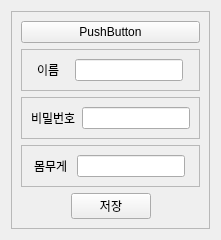
                   <widget class="QWidget" name="pg_modify">
                    <layout class="QGridLayout" name="gridLayout_17">
                     <item row="0" column="0">
                      <widget class="QFrame" name="frame_45">
                       <property name="frameShape">
                        <enum>QFrame::StyledPanel</enum>
                       </property>
                       <property name="frameShadow">
                        <enum>QFrame::Raised</enum>
                       </property>
                       <layout class="QVBoxLayout" name="verticalLayout_17">
                        <item>
                         <widget class="QPushButton" name="pushButton_17">
                          <property name="sizePolicy">
                           <sizepolicy hsizetype="Minimum" vsizetype="Minimum">
                            <horstretch>0</horstretch>
                            <verstretch>0</verstretch>
                           </sizepolicy>
                          </property>
                          <property name="text">
                           <string>PushButton</string>
                          </property>
                         </widget>
                        </item>
                        <item>
                         <widget class="QFrame" name="frame_46">
                          <property name="sizePolicy">
                           <sizepolicy hsizetype="Preferred" vsizetype="Maximum">
                            <horstretch>0</horstretch>
                            <verstretch>0</verstretch>
                           </sizepolicy>
                          </property>
                          <property name="frameShape">
                           <enum>QFrame::StyledPanel</enum>
                          </property>
                          <property name="frameShadow">
                           <enum>QFrame::Raised</enum>
                          </property>
                          <layout class="QHBoxLayout" name="horizontalLayout_22">
                           <item>
                            <widget class="QLabel" name="label_19">
                             <property name="sizePolicy">
                              <sizepolicy hsizetype="Maximum" vsizetype="Preferred">
                               <horstretch>0</horstretch>
                               <verstretch>0</verstretch>
                              </sizepolicy>
                             </property>
                             <property name="text">
                              <string>이름 </string>
                             </property>
                            </widget>
                           </item>
                           <item>
                            <widget class="QLineEdit" name="lineEdit_4">
                             <property name="sizePolicy">
                              <sizepolicy hsizetype="Maximum" vsizetype="Fixed">
                               <horstretch>0</horstretch>
                               <verstretch>0</verstretch>
                              </sizepolicy>
                             </property>
                            </widget>
                           </item>
                          </layout>
                         </widget>
                        </item>
                        <item>
                         <widget class="QFrame" name="frame_47">
                          <property name="sizePolicy">
                           <sizepolicy hsizetype="Preferred" vsizetype="Maximum">
                            <horstretch>0</horstretch>
                            <verstretch>0</verstretch>
                           </sizepolicy>
                          </property>
                          <property name="frameShape">
                           <enum>QFrame::StyledPanel</enum>
                          </property>
                          <property name="frameShadow">
                           <enum>QFrame::Raised</enum>
                          </property>
                          <layout class="QHBoxLayout" name="horizontalLayout_23">
                           <item>
                            <widget class="QLabel" name="label_46">
                             <property name="sizePolicy">
                              <sizepolicy hsizetype="Maximum" vsizetype="Preferred">
                               <horstretch>0</horstretch>
                               <verstretch>0</verstretch>
                              </sizepolicy>
                             </property>
                             <property name="text">
                              <string>비밀번호</string>
                             </property>
                            </widget>
                           </item>
                           <item>
                            <widget class="QLineEdit" name="lineEdit_5">
                             <property name="sizePolicy">
                              <sizepolicy hsizetype="Maximum" vsizetype="Fixed">
                               <horstretch>0</horstretch>
                               <verstretch>0</verstretch>
                              </sizepolicy>
                             </property>
                            </widget>
                           </item>
                          </layout>
                         </widget>
                        </item>
                        <item>
                         <widget class="QFrame" name="frame_48">
                          <property name="sizePolicy">
                           <sizepolicy hsizetype="Preferred" vsizetype="Maximum">
                            <horstretch>0</horstretch>
                            <verstretch>0</verstretch>
                           </sizepolicy>
                          </property>
                          <property name="frameShape">
                           <enum>QFrame::StyledPanel</enum>
                          </property>
                          <property name="frameShadow">
                           <enum>QFrame::Raised</enum>
                          </property>
                          <layout class="QHBoxLayout" name="horizontalLayout_24">
                           <item>
                            <widget class="QLabel" name="label_47">
                             <property name="sizePolicy">
                              <sizepolicy hsizetype="Maximum" vsizetype="Preferred">
                               <horstretch>0</horstretch>
                               <verstretch>0</verstretch>
                              </sizepolicy>
                             </property>
                             <property name="text">
                              <string>몸무게</string>
                             </property>
                            </widget>
                           </item>
                           <item>
                            <widget class="QLineEdit" name="lineEdit_6">
                             <property name="sizePolicy">
                              <sizepolicy hsizetype="Maximum" vsizetype="Fixed">
                               <horstretch>0</horstretch>
                               <verstretch>0</verstretch>
                              </sizepolicy>
                             </property>
                            </widget>
                           </item>
                          </layout>
                         </widget>
                        </item>
                        <item>
                         <layout class="QHBoxLayout" name="horizontalLayout_17">
                          <item>
                           <widget class="QLabel" name="label_24">
                            <property name="text">
                             <string/>
                            </property>
                           </widget>
                          </item>
                          <item>
                           <widget class="QPushButton" name="btn_profile_save_2">
                            <property name="text">
                             <string>저장</string>
                            </property>
                           </widget>
                          </item>
                          <item>
                           <widget class="QLabel" name="label_23">
                            <property name="text">
                             <string/>
                            </property>
                           </widget>
                          </item>
                         </layout>
                        </item>
                       </layout>
                      </widget>
                     </item>
                    </layout>
                   </widget>
